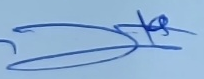
#> input picture debug_raw_crop.png, 204 x 79 px
$ python -i preprocessing.py   (imports and definitions only)
#> lines starting #> are read from the running program, lines starting #| are printed output that depends on the picture
### config.py
"""
===========================================================
OES ID Extractor
Configuration Manager

Author:
    Onyedikachi Nzute

Description
-----------
Loads and validates the application's settings and exposes
configuration values throughout the application.

Where settings actually live
------------------------------
This is the single most important thing to get right for a
packaged desktop app: the live, WRITABLE settings file lives
in a per-user application-data directory, never next to the
executable itself.

    Windows : %APPDATA%\\OES ID Extractor\\settings.json
    macOS   : ~/Library/Application Support/OES ID Extractor/
    Linux   : ~/.config/OES ID Extractor/

If the app is installed to "C:\\Program Files\\..." (the
normal install location on Windows), writing next to the
executable requires admin rights and silently fails for a
standard user - which would have broken every "change my
output folder" action in Settings, and even first launch
itself once packaged. Reading/writing only in the user's own
per-user app-data folder avoids that entirely and needs no
elevated permissions.

On first run (no settings file yet at that location), this
seeds a fresh one from built-in defaults - copying a
bundled template settings.json next to the app if one is
present (useful for development), otherwise using in-code
defaults. Either way, a `first_run` flag is set so the GUI
can show a one-time setup wizard for the photo/signature
output folders.

All project-wide paths should be accessed through this class
instead of hardcoding directories.
===========================================================
"""

from __future__ import annotations

import json
import os
import sys
from pathlib import Path
from typing import Any
from enum import Enum
APP_DIR_NAME = "OES ID Extractor"


def _user_config_dir() -> Path:
    """
    Per-user, per-OS writable application-data directory.
    """

    if sys.platform == "win32":

        base = os.environ.get("APPDATA")

        if base:
            return Path(base) / APP_DIR_NAME

        return Path.home() / "AppData" / "Roaming" / APP_DIR_NAME

    if sys.platform == "darwin":

        return Path.home() / "Library" / "Application Support" / APP_DIR_NAME

    return Path.home() / ".config" / APP_DIR_NAME.lower().replace(" ", "_")


def _default_documents_dir() -> Path:
    """
    A sensible, discoverable default location for the actual
    exported photos/signatures - the user's Documents folder,
    which exists and is writable out of the box on Windows,
    macOS, and Linux without any special-casing.
    """

    documents = Path.home() / "Documents"

    if documents.exists():
        return documents

    return Path.home()


def _default_settings() -> dict:

    docs = _default_documents_dir() / APP_DIR_NAME

    return {
        "first_run": True,
        "processing_mode": "full",
        "photo_output_dir": str(docs / "Photos"),
        "signature_output_dir": str(docs / "Signatures"),
        "temp_dir": str(_user_config_dir() / "temp"),
        "log_dir": str(_user_config_dir() / "logs"),
        "models_dir": str(_user_config_dir() / "models"),
        "tesseract_cmd": "",
        "supported_extensions": [
            ".pdf", ".jpg", ".jpeg", ".png", ".bmp", ".tif", ".tiff",
        ],
        "image": {
            "dpi": 300,
            "photo_padding": 20,
            "signature_padding": 10,


            "sharpen": True,
            "clahe": True,
            "denoise": True,
            "upscale_small_crops": True,

            "standardize_photo_canvas": True,
            "standard_photo_width": 600,
            "standard_photo_height": 800,
        },

        "ocr": {
            "enabled": True,
            "language": "eng",
        },
        "background_removal": {
            "enabled": True,
        },

        "gui": {
            "theme": "dark",
            "window_width": 1200,
            "window_height": 700,
        },
    }

class ProcessingMode(Enum):
    """
    Enum for processing modes.
    """

    FULL = "full"
    CROP_ONLY = "crop_only"

class Config:
    """
    Global configuration manager.
    """

    def __init__(self):

        self.config_dir = _user_config_dir()

        self.config_dir.mkdir(parents=True, exist_ok=True)

        self.settings_file = self.config_dir / "settings.json"

        self.settings = self._load_or_create_settings()

        self.processing_mode = ProcessingMode(
            self.settings.get("processing_mode", "full")
        )
        # --------------------------------------------------
        # Vision
        # --------------------------------------------------

        self.yolo_model = "detector.pt"
        self.segment_model = "segment.pt"
        self.name_detector_model = "name_detector.pt"
        self.handwriting_model = ""

        self.max_processing_dimension = 1600

        self.name_padding_left = 0.25
        self.name_padding_right = 0.40
        self.name_padding_top = 0.45
        self.name_padding_bottom = 0.45

        self.yolo_confidence = 0.35

        self.min_contour_area = 500

        self.signature_min_aspect_ratio = 2.0

        self.signature_max_aspect_ratio = 12.0

        self.segmentation_confidence = 0.35
        self.segmentation_imgsz = 960
        self.device = 0

        self._initialize_paths()

    # ------------------------------------------------------
    # Loading / first-run seeding
    # ------------------------------------------------------

    def _load_or_create_settings(self) -> dict:

        if self.settings_file.exists():

            with open(self.settings_file, "r", encoding="utf-8") as f:
                settings = json.load(f)

            # Fill in any keys added by a newer app version
            # without discarding the user's existing choices.
            defaults = _default_settings()

            for key, value in settings.items():

                if (
                    key in defaults
                    and isinstance(defaults[key], dict)
                    and isinstance(value, dict)
                ):
                    defaults[key].update(value)

                else:
                    defaults[key] = value

            self._write_settings(defaults)

            return defaults

        #
        # First run at this machine/user account: seed from
        # a bundled template if one ships alongside the app
        # (handy in development), otherwise pure in-code
        # defaults.
        #
        settings = _default_settings()

        bundled_template = self._bundled_template_path()

        if bundled_template and bundled_template.exists():

            try:

                with open(bundled_template, "r", encoding="utf-8") as f:
                    template = json.load(f)

                for key in (
                    "image", "ocr", "background_removal", "gui",
                    "supported_extensions",
                ):
                    if key in template:
                        settings[key] = template[key]

            except (json.JSONDecodeError, OSError):
                pass

        settings["first_run"] = True

        self._write_settings(settings)

        return settings

    def _bundled_template_path(self) -> Path | None:

        if getattr(sys, "frozen", False):
            return Path(sys.executable).resolve().parent / "settings.json"

        return Path(__file__).resolve().parent / "settings.json"

    def _write_settings(self, settings: dict) -> None:

        with open(self.settings_file, "w", encoding="utf-8") as f:
            json.dump(settings, f, indent=4)

    # ------------------------------------------------------
    # Paths
    # ------------------------------------------------------

    def _initialize_paths(self):

        self.photo_output_dir = Path(self.settings["photo_output_dir"])

        self.signature_output_dir = Path(self.settings["signature_output_dir"])

        self.temp_dir = Path(self.settings["temp_dir"])

        self.log_dir = Path(self.settings["log_dir"])

        #
        # Directory holding offline model assets (yolo.pt,
        # haarcascade.xml). Background removal no longer
        # needs a model file - see core/remover.py.
        #
        print("CONFIG FILE:", __file__)
        self.models_dir = Path(
            self.settings.get("models_dir", str(self.config_dir / "models"))
        )

        # --------------------------------------------------
        # Development override
        # --------------------------------------------------

        project_root = Path(__file__).resolve().parent

        development_models = project_root / "models"
        print("PROJECT ROOT:", project_root)
        print("DEV MODELS:", development_models)
        print("EXISTS:", development_models.exists())

        logger = __import__("logging").getLogger(__name__)

        print(f"config.py = {Path(__file__).resolve()}")
        print(f"project_root = {project_root}")
        print(f"development_models = {development_models}")
        print(f"exists = {development_models.exists()}")
        print("=" * 60)
        print("models_dir =", self.models_dir)
        print("=" * 60)


        if development_models.exists():

            self.models_dir = development_models


        for directory in (
            self.photo_output_dir,
            self.signature_output_dir,
            self.temp_dir,
            self.log_dir,
            self.models_dir,
        ):

            try:
                directory.mkdir(parents=True, exist_ok=True)

            except OSError as e:
                raise OSError(
                    f"Could not create required directory '{directory}': {e}\n"
                    f"If this is a chosen output folder, pick a different "
                    f"location in Settings."
                ) from e

    # ------------------------------------------------------
    # Convenience accessors
    # ------------------------------------------------------

    # [4 lines left out: function is_first_run, not called in this run]

    def complete_first_run(self) -> None:

        self.set("first_run", False)

    # [24 lines left out: functions supported_extensions, image_settings, gui_settings, ocr_settings, background_settings, not called in this run]

    def save(self):

        self._write_settings(self.settings)

    def get(self, key: str, default: Any = None):

        return self.settings.get(key, default)

    # [7 lines left out: function set, not called in this run]


config = Config()

### utils/logger.py
"""
===========================================================
OES ID Extractor
Logging System

Author:
    Onyedikachi Nzute

Description
-----------
Provides a centralized logging system for the entire
application.

Features
--------
• Daily log files
• Per-session log files
• Console logging
• Thread-safe
• Per-module loggers
• UTF-8 support

Usage
-----
from utils.logger import get_logger

logger = get_logger(__name__)

logger.info("Application started.")
===========================================================
"""

from __future__ import annotations

import logging
from datetime import datetime
from pathlib import Path

from config import config


class LoggerManager:
    """
    Creates and manages application loggers.
    """

    _configured = False
    _session_file: Path | None = None

    @classmethod
    def configure(cls) -> None:
        """
        Configure the application's logging system.
        """

        if cls._configured:
            return

        # --------------------------------------------------
        # Create log directories
        # --------------------------------------------------

        session_dir = Path(config.log_dir) / "sessions"
        session_dir.mkdir(parents=True, exist_ok=True)

        # --------------------------------------------------
        # Log file paths
        # --------------------------------------------------

        cls._session_file = (
            session_dir
            / f"session_{datetime.now():%Y-%m-%d_%H-%M-%S}.log"
        )

        log_file = (
            Path(config.log_dir)
            / f"{datetime.now():%Y-%m-%d}.log"
        )

        # --------------------------------------------------
        # Formatter
        # --------------------------------------------------

        formatter = logging.Formatter(
            fmt=(
                "[%(asctime)s] "
                "[%(levelname)-8s] "
                "[%(name)s] "
                "%(message)s"
            ),
            datefmt="%H:%M:%S",
        )

        # --------------------------------------------------
        # Root Logger
        # --------------------------------------------------

        root_logger = logging.getLogger()
        root_logger.setLevel(logging.INFO)

        # Prevent duplicate handlers if configure()
        # is ever called again.
        root_logger.handlers.clear()

        # --------------------------------------------------
        # Handlers
        # --------------------------------------------------

        daily_handler = logging.FileHandler(
            log_file,
            encoding="utf-8",
        )

        session_handler = logging.FileHandler(
            cls._session_file,
            encoding="utf-8",
        )

        console_handler = logging.StreamHandler()

        # --------------------------------------------------
        # Apply formatter
        # --------------------------------------------------

        daily_handler.setFormatter(formatter)
        session_handler.setFormatter(formatter)
        console_handler.setFormatter(formatter)

        # --------------------------------------------------
        # Register handlers
        # --------------------------------------------------

        root_logger.addHandler(daily_handler)
        root_logger.addHandler(session_handler)
        root_logger.addHandler(console_handler)

        cls._configured = True

    # [17 lines left out: functions session_file, add_handler, not called in this run]


def get_logger(name: str) -> logging.Logger:
    """
    Returns a configured logger.

    Parameters
    ----------
    name:
        Usually __name__.

    Returns
    -------
    logging.Logger
        Configured logger instance.
    """
#> further down, picture is the input picture: shape (79, 204, 3); mean B, G, R 213.2, 177.1, 142.3

    LoggerManager.configure()
    return logging.getLogger(name)

### vision/preprocessing.py
"""
===========================================================
OES ID Extractor
Vision Preprocessing

Author:
    Onyedikachi Nzute

Description
-----------
Provides reusable image preprocessing operations for
computer vision tasks.

Responsibilities
----------------
• Resize images
• Grayscale conversion
• Noise reduction
• Contrast enhancement
• Thresholding
• Morphological operations
• Edge detection

This module performs no object detection.
===========================================================
"""

from __future__ import annotations

import cv2
import numpy as np

from config import config
from utils.logger import get_logger

logger = get_logger(__name__)


class ImagePreprocessor:
    """
    Collection of reusable preprocessing methods for
    computer vision.
    """

    def __init__(self):

        self.max_dimension = getattr(
            config,
            "max_processing_dimension",
            1600,
        )

    # --------------------------------------------------
    # General Processing
    # --------------------------------------------------

    # [95 lines left out: functions prepare, resize, grayscale, denoise, not called in this run]

    # --------------------------------------------------
    # Contrast Enhancement
    # --------------------------------------------------

    def enhance_contrast(
        self,
        image: np.ndarray,
    ) -> np.ndarray:
        """
        Apply CLAHE contrast enhancement.
        """

        if len(image.shape) == 2:

            clahe = cv2.createCLAHE(
                clipLimit=2.0,
                tileGridSize=(8, 8),
            )

            return clahe.apply(image)

        lab = cv2.cvtColor(
            image,
            cv2.COLOR_BGR2LAB,
        )
#> lab: shape (79, 204, 3); mean of channels 0, 1, 2 180.7, 125.2, 105.9

        l, a, b = cv2.split(lab)
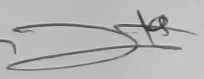
#> l: shape (79, 204); min 42, max 209, mean 180.7
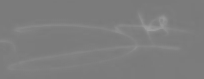
#> a: shape (79, 204); min 121, max 158, mean 125.2
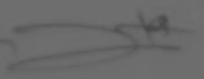
#> b: shape (79, 204); min 72, max 112, mean 105.9

        clahe = cv2.createCLAHE(
            clipLimit=2.0,
            tileGridSize=(8, 8),
        )

        l = clahe.apply(l)
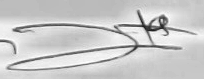
#> l: shape (79, 204); min 31, max 255, mean 202.2

        merged = cv2.merge((l, a, b))
#> merged: shape (79, 204, 3); mean of channels 0, 1, 2 202.2, 125.2, 105.9

        return cv2.cvtColor(
            merged,
            cv2.COLOR_LAB2BGR,
        )
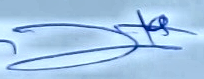
#> returned value: shape (79, 204, 3); mean B, G, R 232.1, 200.5, 165.8

    # --------------------------------------------------
    # Thresholding
    # --------------------------------------------------

    # [122 lines left out: functions adaptive_threshold, otsu_threshold, morphology, edges, is_grayscale, copy, not called in this run]

>>> import cv2
>>> picture = cv2.imread('../debug_raw_crop.png')
>>> result = ImagePreprocessor().enhance_contrast(picture)
